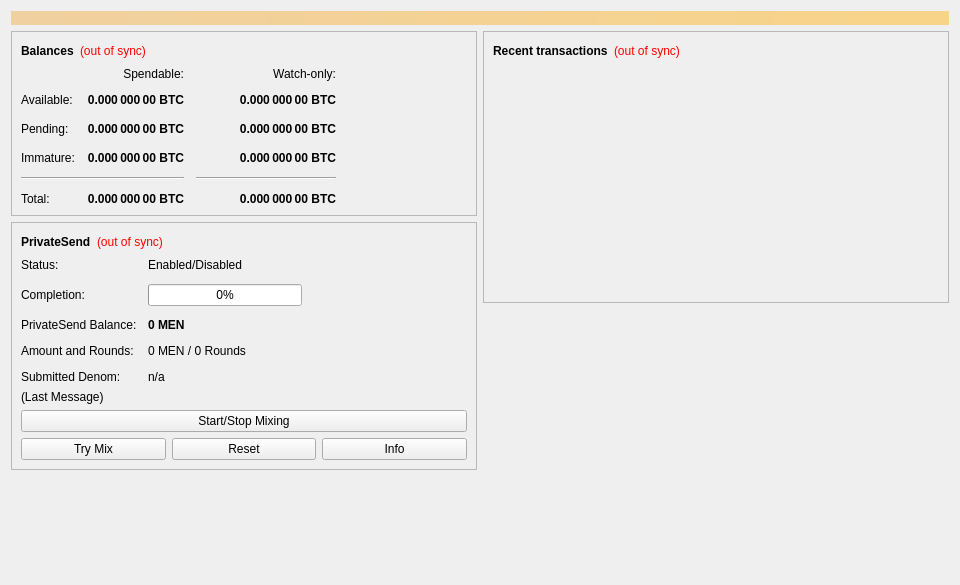
<?xml version="1.0" encoding="UTF-8"?>
<ui version="4.0">
 <class>OverviewPage</class>
 <widget class="QWidget" name="OverviewPage">
  <property name="geometry">
   <rect>
    <x>0</x>
    <y>0</y>
    <width>960</width>
    <height>585</height>
   </rect>
  </property>
  <property name="minimumSize">
   <size>
    <width>960</width>
    <height>0</height>
   </size>
  </property>
  <property name="windowTitle">
   <string>Form</string>
  </property>
  <layout class="QVBoxLayout" name="topLayout">
   <item>
    <widget class="QLabel" name="labelAlerts">
     <property name="visible">
      <bool>false</bool>
     </property>
     <property name="styleSheet">
      <string notr="true">QLabel { background-color: qlineargradient(x1: 0, y1: 0, x2: 1, y2: 0, stop:0 #F0D0A0, stop:1 #F8D488); color:#000000; }</string>
     </property>
     <property name="wordWrap">
      <bool>true</bool>
     </property>
     <property name="margin">
      <number>3</number>
     </property>
     <property name="textInteractionFlags">
      <set>Qt::TextSelectableByMouse</set>
     </property>
    </widget>
   </item>
   <item>
    <layout class="QHBoxLayout" name="horizontalLayout" stretch="1,1">
     <item>
      <layout class="QVBoxLayout" name="verticalLayout_2">
       <item>
        <widget class="QFrame" name="frame">
         <property name="frameShape">
          <enum>QFrame::StyledPanel</enum>
         </property>
         <property name="frameShadow">
          <enum>QFrame::Raised</enum>
         </property>
         <layout class="QVBoxLayout" name="verticalLayout_4">
          <item>
           <layout class="QHBoxLayout" name="horizontalLayout_4">
            <item>
             <widget class="QLabel" name="label_5">
              <property name="font">
               <font>
                <weight>75</weight>
                <bold>true</bold>
               </font>
              </property>
              <property name="text">
               <string>Balances</string>
              </property>
             </widget>
            </item>
            <item>
             <widget class="QLabel" name="labelWalletStatus">
              <property name="toolTip">
               <string>The displayed information may be out of date. Your wallet automatically synchronizes with the People network after a connection is established, but this process has not completed yet.</string>
              </property>
              <property name="styleSheet">
               <string notr="true">QLabel { color: red; }</string>
              </property>
              <property name="text">
               <string notr="true">(out of sync)</string>
              </property>
              <property name="alignment">
               <set>Qt::AlignLeading|Qt::AlignLeft|Qt::AlignVCenter</set>
              </property>
             </widget>
            </item>
            <item>
             <spacer name="horizontalSpacer_3">
              <property name="orientation">
               <enum>Qt::Horizontal</enum>
              </property>
              <property name="sizeHint" stdset="0">
               <size>
                <width>40</width>
                <height>20</height>
               </size>
              </property>
             </spacer>
            </item>
           </layout>
          </item>
          <item>
           <layout class="QGridLayout" name="gridLayout">
            <property name="spacing">
             <number>12</number>
            </property>
            <item row="2" column="2">
             <widget class="QLabel" name="labelWatchPending">
              <property name="font">
               <font>
                <weight>75</weight>
                <bold>true</bold>
               </font>
              </property>
              <property name="cursor">
               <cursorShape>IBeamCursor</cursorShape>
              </property>
              <property name="toolTip">
               <string>Unconfirmed transactions to watch-only addresses</string>
              </property>
              <property name="text">
               <string notr="true">0.000 000 00 BTC</string>
              </property>
              <property name="alignment">
               <set>Qt::AlignRight|Qt::AlignTrailing|Qt::AlignVCenter</set>
              </property>
              <property name="textInteractionFlags">
               <set>Qt::LinksAccessibleByMouse|Qt::TextSelectableByKeyboard|Qt::TextSelectableByMouse</set>
              </property>
             </widget>
            </item>
            <item row="2" column="1">
             <widget class="QLabel" name="labelUnconfirmed">
              <property name="font">
               <font>
                <weight>75</weight>
                <bold>true</bold>
               </font>
              </property>
              <property name="cursor">
               <cursorShape>IBeamCursor</cursorShape>
              </property>
              <property name="toolTip">
               <string>Total of transactions that have yet to be confirmed, and do not yet count toward the spendable balance</string>
              </property>
              <property name="text">
               <string notr="true">0.000 000 00 BTC</string>
              </property>
              <property name="alignment">
               <set>Qt::AlignRight|Qt::AlignTrailing|Qt::AlignVCenter</set>
              </property>
              <property name="textInteractionFlags">
               <set>Qt::LinksAccessibleByMouse|Qt::TextSelectableByKeyboard|Qt::TextSelectableByMouse</set>
              </property>
             </widget>
            </item>
            <item row="3" column="2">
             <widget class="QLabel" name="labelWatchImmature">
              <property name="font">
               <font>
                <weight>75</weight>
                <bold>true</bold>
               </font>
              </property>
              <property name="cursor">
               <cursorShape>IBeamCursor</cursorShape>
              </property>
              <property name="toolTip">
               <string>Mined balance in watch-only addresses that has not yet matured</string>
              </property>
              <property name="text">
               <string notr="true">0.000 000 00 BTC</string>
              </property>
              <property name="alignment">
               <set>Qt::AlignRight|Qt::AlignTrailing|Qt::AlignVCenter</set>
              </property>
              <property name="textInteractionFlags">
               <set>Qt::LinksAccessibleByMouse|Qt::TextSelectableByKeyboard|Qt::TextSelectableByMouse</set>
              </property>
             </widget>
            </item>
            <item row="4" column="0" colspan="2">
             <widget class="Line" name="lineSpendableBalance">
              <property name="orientation">
               <enum>Qt::Horizontal</enum>
              </property>
             </widget>
            </item>
            <item row="4" column="2">
             <widget class="Line" name="lineWatchBalance">
              <property name="sizePolicy">
               <sizepolicy hsizetype="Preferred" vsizetype="Fixed">
                <horstretch>0</horstretch>
                <verstretch>0</verstretch>
               </sizepolicy>
              </property>
              <property name="minimumSize">
               <size>
                <width>140</width>
                <height>0</height>
               </size>
              </property>
              <property name="orientation">
               <enum>Qt::Horizontal</enum>
              </property>
             </widget>
            </item>
            <item row="5" column="0">
             <widget class="QLabel" name="labelTotalText">
              <property name="text">
               <string>Total:</string>
              </property>
             </widget>
            </item>
            <item row="3" column="1">
             <widget class="QLabel" name="labelImmature">
              <property name="font">
               <font>
                <weight>75</weight>
                <bold>true</bold>
               </font>
              </property>
              <property name="cursor">
               <cursorShape>IBeamCursor</cursorShape>
              </property>
              <property name="toolTip">
               <string>Mined balance that has not yet matured</string>
              </property>
              <property name="text">
               <string notr="true">0.000 000 00 BTC</string>
              </property>
              <property name="alignment">
               <set>Qt::AlignRight|Qt::AlignTrailing|Qt::AlignVCenter</set>
              </property>
              <property name="textInteractionFlags">
               <set>Qt::LinksAccessibleByMouse|Qt::TextSelectableByKeyboard|Qt::TextSelectableByMouse</set>
              </property>
             </widget>
            </item>
            <item row="2" column="3">
             <spacer name="horizontalSpacer_2">
              <property name="orientation">
               <enum>Qt::Horizontal</enum>
              </property>
              <property name="sizeHint" stdset="0">
               <size>
                <width>40</width>
                <height>20</height>
               </size>
              </property>
             </spacer>
            </item>
            <item row="3" column="0">
             <widget class="QLabel" name="labelImmatureText">
              <property name="text">
               <string>Immature:</string>
              </property>
             </widget>
            </item>
            <item row="5" column="1">
             <widget class="QLabel" name="labelTotal">
              <property name="font">
               <font>
                <weight>75</weight>
                <bold>true</bold>
               </font>
              </property>
              <property name="cursor">
               <cursorShape>IBeamCursor</cursorShape>
              </property>
              <property name="toolTip">
               <string>Your current total balance</string>
              </property>
              <property name="text">
               <string notr="true">0.000 000 00 BTC</string>
              </property>
              <property name="alignment">
               <set>Qt::AlignRight|Qt::AlignTrailing|Qt::AlignVCenter</set>
              </property>
              <property name="textInteractionFlags">
               <set>Qt::LinksAccessibleByMouse|Qt::TextSelectableByKeyboard|Qt::TextSelectableByMouse</set>
              </property>
             </widget>
            </item>
            <item row="5" column="2">
             <widget class="QLabel" name="labelWatchTotal">
              <property name="font">
               <font>
                <weight>75</weight>
                <bold>true</bold>
               </font>
              </property>
              <property name="cursor">
               <cursorShape>IBeamCursor</cursorShape>
              </property>
              <property name="toolTip">
               <string>Current total balance in watch-only addresses</string>
              </property>
              <property name="text">
               <string notr="true">0.000 000 00 BTC</string>
              </property>
              <property name="alignment">
               <set>Qt::AlignRight|Qt::AlignTrailing|Qt::AlignVCenter</set>
              </property>
              <property name="textInteractionFlags">
               <set>Qt::LinksAccessibleByMouse|Qt::TextSelectableByKeyboard|Qt::TextSelectableByMouse</set>
              </property>
             </widget>
            </item>
            <item row="0" column="2">
             <widget class="QLabel" name="labelWatchonly">
              <property name="text">
               <string>Watch-only:</string>
              </property>
              <property name="alignment">
               <set>Qt::AlignRight|Qt::AlignTrailing|Qt::AlignVCenter</set>
              </property>
             </widget>
            </item>
            <item row="1" column="0">
             <widget class="QLabel" name="labelBalanceText">
              <property name="text">
               <string>Available:</string>
              </property>
             </widget>
            </item>
            <item row="1" column="1">
             <widget class="QLabel" name="labelBalance">
              <property name="font">
               <font>
                <weight>75</weight>
                <bold>true</bold>
               </font>
              </property>
              <property name="cursor">
               <cursorShape>IBeamCursor</cursorShape>
              </property>
              <property name="toolTip">
               <string>Your current spendable balance</string>
              </property>
              <property name="text">
               <string notr="true">0.000 000 00 BTC</string>
              </property>
              <property name="alignment">
               <set>Qt::AlignRight|Qt::AlignTrailing|Qt::AlignVCenter</set>
              </property>
              <property name="textInteractionFlags">
               <set>Qt::LinksAccessibleByMouse|Qt::TextSelectableByKeyboard|Qt::TextSelectableByMouse</set>
              </property>
             </widget>
            </item>
            <item row="1" column="2">
             <widget class="QLabel" name="labelWatchAvailable">
              <property name="font">
               <font>
                <weight>75</weight>
                <bold>true</bold>
               </font>
              </property>
              <property name="cursor">
               <cursorShape>IBeamCursor</cursorShape>
              </property>
              <property name="toolTip">
               <string>Your current balance in watch-only addresses</string>
              </property>
              <property name="text">
               <string notr="true">0.000 000 00 BTC</string>
              </property>
              <property name="alignment">
               <set>Qt::AlignRight|Qt::AlignTrailing|Qt::AlignVCenter</set>
              </property>
              <property name="textInteractionFlags">
               <set>Qt::LinksAccessibleByMouse|Qt::TextSelectableByKeyboard|Qt::TextSelectableByMouse</set>
              </property>
             </widget>
            </item>
            <item row="2" column="0">
             <widget class="QLabel" name="labelPendingText">
              <property name="text">
               <string>Pending:</string>
              </property>
             </widget>
            </item>
            <item row="0" column="1">
             <widget class="QLabel" name="labelSpendable">
              <property name="text">
               <string>Spendable:</string>
              </property>
              <property name="alignment">
               <set>Qt::AlignRight|Qt::AlignTrailing|Qt::AlignVCenter</set>
              </property>
             </widget>
            </item>
           </layout>
          </item>
         </layout>
        </widget>
       </item>
       <item>
        <widget class="QFrame" name="framePrivateSend">
         <property name="layoutDirection">
          <enum>Qt::LeftToRight</enum>
         </property>
         <property name="frameShape">
          <enum>QFrame::StyledPanel</enum>
         </property>
         <property name="frameShadow">
          <enum>QFrame::Raised</enum>
         </property>
         <layout class="QVBoxLayout" name="VerticalLayout_PS1">
          <item>
           <layout class="QHBoxLayout" name="horizontalLayout_5">
            <item>
             <widget class="QLabel" name="labelPrivateSendHeader">
              <property name="font">
               <font>
                <weight>75</weight>
                <bold>true</bold>
               </font>
              </property>
              <property name="text">
               <string>PrivateSend</string>
              </property>
             </widget>
            </item>
            <item>
             <widget class="QLabel" name="labelPrivateSendSyncStatus">
              <property name="toolTip">
               <string>The displayed information may be out of date. Your wallet automatically synchronizes with the People network after a connection is established, but this process has not completed yet.</string>
              </property>
              <property name="styleSheet">
               <string notr="true">QLabel { color: red; }</string>
              </property>
              <property name="text">
               <string notr="true">(out of sync)</string>
              </property>
              <property name="alignment">
               <set>Qt::AlignLeading|Qt::AlignLeft|Qt::AlignVCenter</set>
              </property>
             </widget>
            </item>
            <item>
             <spacer name="horizontalSpacer_4">
              <property name="orientation">
               <enum>Qt::Horizontal</enum>
              </property>
              <property name="sizeHint" stdset="0">
               <size>
                <width>40</width>
                <height>20</height>
               </size>
              </property>
             </spacer>
            </item>
           </layout>
          </item>
          <item>
           <layout class="QFormLayout" name="privateSendFormLayout">
            <property name="fieldGrowthPolicy">
             <enum>QFormLayout::AllNonFixedFieldsGrow</enum>
            </property>
            <property name="horizontalSpacing">
             <number>11</number>
            </property>
            <property name="verticalSpacing">
             <number>12</number>
            </property>
            <item row="0" column="0">
             <widget class="QLabel" name="labelPrivateSendEnabledText">
              <property name="text">
               <string>Status:</string>
              </property>
             </widget>
            </item>
            <item row="0" column="1">
             <widget class="QLabel" name="labelPrivateSendEnabled">
              <property name="text">
               <string>Enabled/Disabled</string>
              </property>
             </widget>
            </item>
            <item row="1" column="0">
             <widget class="QLabel" name="labelCompletitionText">
              <property name="text">
               <string>Completion:</string>
              </property>
             </widget>
            </item>
            <item row="1" column="1">
             <widget class="QProgressBar" name="privateSendProgress">
              <property name="maximumSize">
               <size>
                <width>154</width>
                <height>16777215</height>
               </size>
              </property>
              <property name="value">
               <number>0</number>
              </property>
             </widget>
            </item>
            <item row="2" column="0">
             <widget class="QLabel" name="labelAnonymizedText">
              <property name="text">
               <string>PrivateSend Balance:</string>
              </property>
             </widget>
            </item>
            <item row="2" column="1">
             <widget class="QLabel" name="labelAnonymized">
              <property name="font">
               <font>
                <weight>75</weight>
                <bold>true</bold>
               </font>
              </property>
              <property name="text">
               <string notr="true">0 MEN</string>
              </property>
             </widget>
            </item>
            <item row="3" column="0">
             <widget class="QLabel" name="labelAmountAndRoundsText">
              <property name="text">
               <string>Amount and Rounds:</string>
              </property>
             </widget>
            </item>
            <item row="3" column="1">
             <widget class="QLabel" name="labelAmountRounds">
              <property name="text">
               <string>0 MEN / 0 Rounds</string>
              </property>
             </widget>
            </item>
            <item row="4" column="0">
             <widget class="QLabel" name="labelSubmittedDenomText">
              <property name="text">
               <string>Submitted Denom:</string>
              </property>
             </widget>
            </item>
            <item row="4" column="1">
             <widget class="QLabel" name="labelSubmittedDenom">
              <property name="toolTip">
               <string>The denominations you submitted to the Masternode.&lt;br&gt;To mix, other users must submit the exact same denominations.</string>
              </property>
              <property name="text">
               <string>n/a</string>
              </property>
             </widget>
            </item>
           </layout>
          </item>
          <item>
           <layout class="QVBoxLayout" name="VerticalLayout_PS">
            <item>
             <widget class="QLabel" name="labelPrivateSendLastMessage">
              <property name="text">
               <string>(Last Message)</string>
              </property>
              <property name="alignment">
               <set>Qt::AlignLeading|Qt::AlignLeft|Qt::AlignTop</set>
              </property>
              <property name="wordWrap">
               <bool>true</bool>
              </property>
             </widget>
            </item>
            <item>
             <widget class="QPushButton" name="togglePrivateSend">
              <property name="sizePolicy">
               <sizepolicy hsizetype="MinimumExpanding" vsizetype="Fixed">
                <horstretch>0</horstretch>
                <verstretch>0</verstretch>
               </sizepolicy>
              </property>
              <property name="text">
               <string>Start/Stop Mixing</string>
              </property>
             </widget>
            </item>
            <item>
             <layout class="QHBoxLayout" name="horizontalLayout_debugbuttons">
              <item>
               <widget class="QPushButton" name="privateSendAuto">
                <property name="sizePolicy">
                 <sizepolicy hsizetype="MinimumExpanding" vsizetype="Fixed">
                  <horstretch>0</horstretch>
                  <verstretch>0</verstretch>
                 </sizepolicy>
                </property>
                <property name="toolTip">
                 <string>Try to manually submit a PrivateSend request.</string>
                </property>
                <property name="text">
                 <string>Try Mix</string>
                </property>
               </widget>
              </item>
              <item>
               <widget class="QPushButton" name="privateSendReset">
                <property name="sizePolicy">
                 <sizepolicy hsizetype="MinimumExpanding" vsizetype="Fixed">
                  <horstretch>0</horstretch>
                  <verstretch>0</verstretch>
                 </sizepolicy>
                </property>
                <property name="toolTip">
                 <string>Reset the current status of PrivateSend (can interrupt PrivateSend if it's in the process of Mixing, which can cost you money!)</string>
                </property>
                <property name="autoFillBackground">
                 <bool>false</bool>
                </property>
                <property name="text">
                 <string>Reset</string>
                </property>
               </widget>
              </item>
              <item>
               <widget class="QPushButton" name="privateSendInfo">
                <property name="sizePolicy">
                 <sizepolicy hsizetype="MinimumExpanding" vsizetype="Fixed">
                  <horstretch>0</horstretch>
                  <verstretch>0</verstretch>
                 </sizepolicy>
                </property>
                <property name="toolTip">
                 <string>Information about PrivateSend and Mixing</string>
                </property>
                <property name="text">
                 <string>Info</string>
                </property>
               </widget>
              </item>
             </layout>
            </item>
           </layout>
          </item>
         </layout>
        </widget>
       </item>
       <item>
        <spacer name="verticalSpacer">
         <property name="orientation">
          <enum>Qt::Vertical</enum>
         </property>
         <property name="sizeHint" stdset="0">
          <size>
           <width>20</width>
           <height>40</height>
          </size>
         </property>
        </spacer>
       </item>
      </layout>
     </item>
     <item>
      <layout class="QVBoxLayout" name="verticalLayout_3">
       <item>
        <widget class="QFrame" name="frame_2">
         <property name="frameShape">
          <enum>QFrame::StyledPanel</enum>
         </property>
         <property name="frameShadow">
          <enum>QFrame::Raised</enum>
         </property>
         <layout class="QVBoxLayout" name="verticalLayout">
          <item>
           <layout class="QHBoxLayout" name="horizontalLayout_2">
            <item>
             <widget class="QLabel" name="label_4">
              <property name="font">
               <font>
                <weight>75</weight>
                <bold>true</bold>
               </font>
              </property>
              <property name="text">
               <string>Recent transactions</string>
              </property>
             </widget>
            </item>
            <item>
             <widget class="QLabel" name="labelTransactionsStatus">
              <property name="toolTip">
               <string>The displayed information may be out of date. Your wallet automatically synchronizes with the People network after a connection is established, but this process has not completed yet.</string>
              </property>
              <property name="styleSheet">
               <string notr="true">QLabel { color: red; }</string>
              </property>
              <property name="text">
               <string notr="true">(out of sync)</string>
              </property>
              <property name="alignment">
               <set>Qt::AlignLeading|Qt::AlignLeft|Qt::AlignVCenter</set>
              </property>
             </widget>
            </item>
            <item>
             <spacer name="horizontalSpacer">
              <property name="orientation">
               <enum>Qt::Horizontal</enum>
              </property>
              <property name="sizeHint" stdset="0">
               <size>
                <width>40</width>
                <height>20</height>
               </size>
              </property>
             </spacer>
            </item>
           </layout>
          </item>
          <item>
           <widget class="QListView" name="listTransactions">
            <property name="styleSheet">
             <string notr="true">QListView { background: transparent; }</string>
            </property>
            <property name="frameShape">
             <enum>QFrame::NoFrame</enum>
            </property>
            <property name="verticalScrollBarPolicy">
             <enum>Qt::ScrollBarAlwaysOff</enum>
            </property>
            <property name="horizontalScrollBarPolicy">
             <enum>Qt::ScrollBarAlwaysOff</enum>
            </property>
            <property name="selectionMode">
             <enum>QAbstractItemView::NoSelection</enum>
            </property>
           </widget>
          </item>
         </layout>
        </widget>
       </item>
       <item>
        <spacer name="verticalSpacer_2">
         <property name="orientation">
          <enum>Qt::Vertical</enum>
         </property>
         <property name="sizeHint" stdset="0">
          <size>
           <width>20</width>
           <height>40</height>
          </size>
         </property>
        </spacer>
       </item>
      </layout>
     </item>
    </layout>
   </item>
  </layout>
 </widget>
 <resources/>
 <connections/>
</ui>
